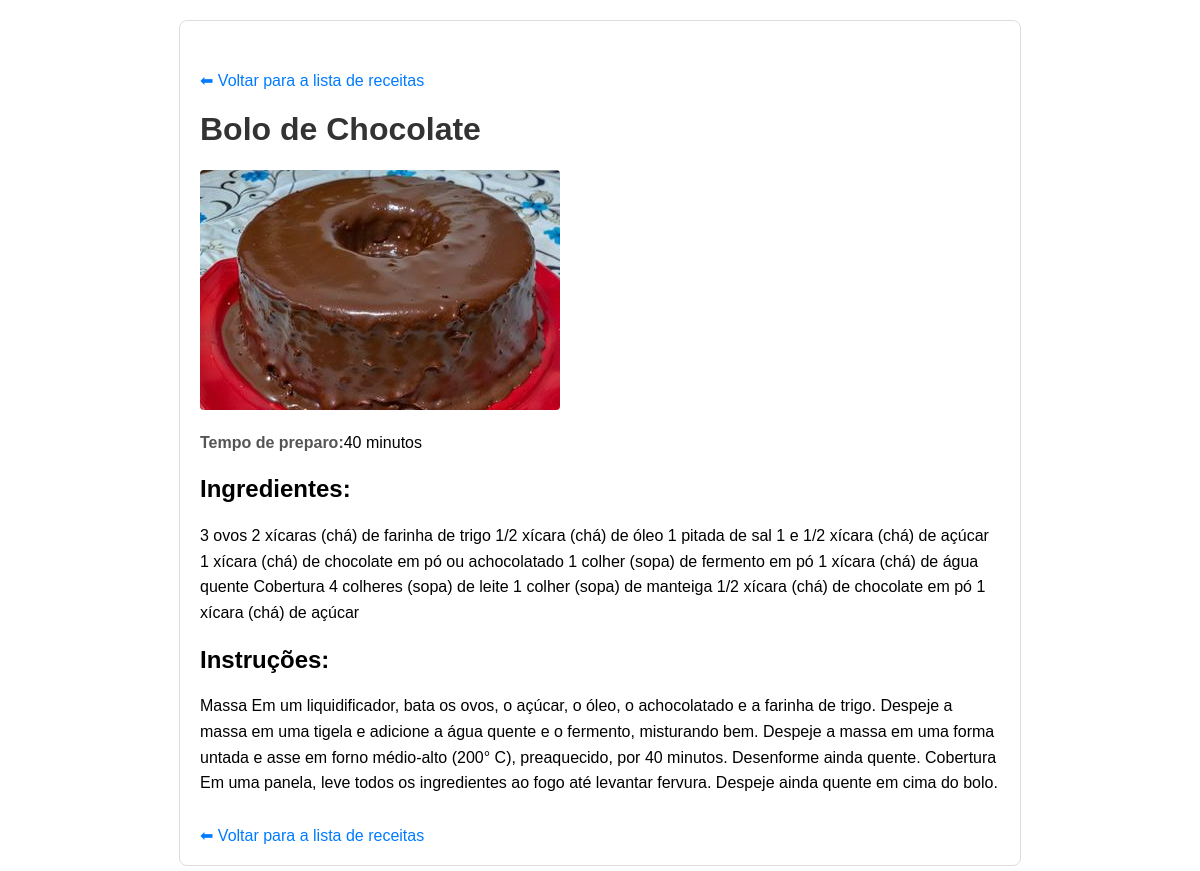
The page /recipes/2/ on the database its author committed.
### recipes/models.py (models this page shows, shortened)
class Recipe(models.Model):
    title = models.CharField(max_length=200)
    cooking_time = models.IntegerField(help_text="Em minutos")
    ingredients = models.TextField()
    instructions = models.TextField()
    image = models.ImageField(upload_to='recipes/', blank=True, null=True)
    class Meta:
        verbose_name_plural="Recipes"

### recipes/views.py (the view)
# urls.py: path('<int:pk>/', views.recipe_detail, name='recipe_detail'),
def recipe_detail(request,pk):
    recipe = get_object_or_404(Recipe, pk=pk)
    return render(request, 'recipes/recipe_detail.html',{'recipe':recipe})

### recipes/templates/recipes/recipe_detail.html (shortened to what this page needs)
<!DOCTYPE html>
<html lang="pt-br">
<head>
</head>
<body>
    <div class="container">
        <a href="{% url 'recipes_list' %}" class="back-link">⬅ Voltar para a lista de receitas</a>
        <h1>{{recipe.title}}</h1>
        {% if recipe.image %}
            <img src="{{recipe.image.url}}" alt="imagem de {{recipe.title}}">
        {% endif %}
            <p><strong>Tempo de preparo:</strong>{{recipe.cooking_time}} minutos</p>
        <h2>Ingredientes:</h2>
        <p>{{recipe.ingredients}}</p>
        <h2>Instruções:</h2>
        <p>{{recipe.instructions}}</p>
        <a href="{% url 'recipes_list' %}" class="back-link">⬅ Voltar para a lista de receitas</a>
    </div>
</body>
</html>

### recipes/templates/recipes/recipe_detail.html (style rules this page uses)
body { font-family: Arial, sans-serif; margin: 20px; }
.container { max-width: 800px; margin: auto; padding: 20px; border: 1px solid #ddd; border-radius: 8px; }
img { max-width: 100%; height: auto; display: block; margin-bottom: 20px; border-radius: 4px; }
h1 { color: #333; }
p { line-height: 1.6; }
strong { color: #555; }
.back-link { display: block; margin-top: 30px; color: #007bff; text-decoration: none; }

### rows shown on the page
Recipe: title "Bolo de Chocolate", image (picture), cooking_time "40", ingredients "3 ovos 2 xícaras (chá) de farinha de trigo 1/2 xícara (chá) de óleo 1 pitada de sal 1 e 1/2 xícara (chá) de açúcar 1 xícara (chá) de chocolate em pó ou achocolatado 1 colher (sopa) de fermento em pó 1 xícara (chá) de água quente Cobertura 4 colheres (sopa) de leite 1 colher (sopa) de manteiga 1/2 xícara (chá) de chocolate em pó 1 xícara (chá) de açúcar", instructions "Massa Em um liquidificador, bata os ovos, o açúcar, o óleo, o achocolatado e a farinha de trigo. Despeje a massa em uma tigela e adicione a água quente e o fermento, misturando bem. Despeje a massa em uma forma untada e asse em forno médio-alto (200° C), preaquecido, por 40 minutos. Desenforme ainda quente. Cobertura Em uma panela, leve todos os ingredientes ao fogo até levantar fervura. Despeje ainda quente em cima do bolo."
